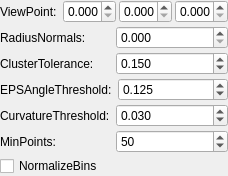
             <widget class="QWidget" name="scrollAreaWidgetContents_3">
              <property name="geometry">
               <rect>
                <x>0</x>
                <y>0</y>
                <width>228</width>
                <height>173</height>
               </rect>
              </property>
              <layout class="QVBoxLayout" name="verticalLayout_11">
               <property name="spacing">
                <number>3</number>
               </property>
               <property name="leftMargin">
                <number>0</number>
               </property>
               <property name="topMargin">
                <number>0</number>
               </property>
               <property name="rightMargin">
                <number>0</number>
               </property>
               <property name="bottomMargin">
                <number>0</number>
               </property>
               <item>
                <layout class="QHBoxLayout" name="horizontalLayout_22">
                 <property name="spacing">
                  <number>3</number>
                 </property>
                 <item>
                  <widget class="QLabel" name="label_21">
                   <property name="text">
                    <string>ViewPoint: </string>
                   </property>
                  </widget>
                 </item>
                 <item>
                  <widget class="QDoubleSpinBox" name="dspin_vpx3">
                   <property name="sizePolicy">
                    <sizepolicy hsizetype="Ignored" vsizetype="Fixed">
                     <horstretch>0</horstretch>
                     <verstretch>0</verstretch>
                    </sizepolicy>
                   </property>
                   <property name="decimals">
                    <number>3</number>
                   </property>
                   <property name="maximum">
                    <double>99999.000000000000000</double>
                   </property>
                  </widget>
                 </item>
                 <item>
                  <widget class="QDoubleSpinBox" name="dspin_vpy3">
                   <property name="sizePolicy">
                    <sizepolicy hsizetype="Ignored" vsizetype="Fixed">
                     <horstretch>0</horstretch>
                     <verstretch>0</verstretch>
                    </sizepolicy>
                   </property>
                   <property name="decimals">
                    <number>3</number>
                   </property>
                   <property name="maximum">
                    <double>99999.000000000000000</double>
                   </property>
                  </widget>
                 </item>
                 <item>
                  <widget class="QDoubleSpinBox" name="dspin_vpz3">
                   <property name="sizePolicy">
                    <sizepolicy hsizetype="Ignored" vsizetype="Fixed">
                     <horstretch>0</horstretch>
                     <verstretch>0</verstretch>
                    </sizepolicy>
                   </property>
                   <property name="decimals">
                    <number>3</number>
                   </property>
                   <property name="maximum">
                    <double>99999.000000000000000</double>
                   </property>
                  </widget>
                 </item>
                </layout>
               </item>
               <item>
                <layout class="QHBoxLayout" name="horizontalLayout_23">
                 <property name="spacing">
                  <number>3</number>
                 </property>
                 <item>
                  <widget class="QLabel" name="label_22">
                   <property name="text">
                    <string>RadiusNormals: </string>
                   </property>
                  </widget>
                 </item>
                 <item>
                  <widget class="QDoubleSpinBox" name="dspin_rn">
                   <property name="decimals">
                    <number>3</number>
                   </property>
                   <property name="maximum">
                    <double>99999.000000000000000</double>
                   </property>
                  </widget>
                 </item>
                </layout>
               </item>
               <item>
                <layout class="QHBoxLayout" name="horizontalLayout_24">
                 <property name="spacing">
                  <number>3</number>
                 </property>
                 <item>
                  <widget class="QLabel" name="label_23">
                   <property name="text">
                    <string>ClusterTolerance: </string>
                   </property>
                  </widget>
                 </item>
                 <item>
                  <widget class="QDoubleSpinBox" name="dspin_d1">
                   <property name="decimals">
                    <number>3</number>
                   </property>
                   <property name="maximum">
                    <double>99999.000000000000000</double>
                   </property>
                   <property name="value">
                    <double>0.150000000000000</double>
                   </property>
                  </widget>
                 </item>
                </layout>
               </item>
               <item>
                <layout class="QHBoxLayout" name="horizontalLayout_25">
                 <property name="spacing">
                  <number>3</number>
                 </property>
                 <item>
                  <widget class="QLabel" name="label_24">
                   <property name="text">
                    <string>EPSAngleThreshold: </string>
                   </property>
                  </widget>
                 </item>
                 <item>
                  <widget class="QDoubleSpinBox" name="dspin_d2">
                   <property name="decimals">
                    <number>3</number>
                   </property>
                   <property name="maximum">
                    <double>99999.000000000000000</double>
                   </property>
                   <property name="value">
                    <double>0.125000000000000</double>
                   </property>
                  </widget>
                 </item>
                </layout>
               </item>
               <item>
                <layout class="QHBoxLayout" name="horizontalLayout_26">
                 <property name="spacing">
                  <number>3</number>
                 </property>
                 <item>
                  <widget class="QLabel" name="label_25">
                   <property name="text">
                    <string>CurvatureThreshold: </string>
                   </property>
                  </widget>
                 </item>
                 <item>
                  <widget class="QDoubleSpinBox" name="dspin_d3">
                   <property name="decimals">
                    <number>3</number>
                   </property>
                   <property name="maximum">
                    <double>99999.000000000000000</double>
                   </property>
                   <property name="value">
                    <double>0.030000000000000</double>
                   </property>
                  </widget>
                 </item>
                </layout>
               </item>
               <item>
                <layout class="QHBoxLayout" name="horizontalLayout_27">
                 <property name="spacing">
                  <number>3</number>
                 </property>
                 <item>
                  <widget class="QLabel" name="label_26">
                   <property name="text">
                    <string>MinPoints: </string>
                   </property>
                  </widget>
                 </item>
                 <item>
                  <widget class="QSpinBox" name="spin_min">
                   <property name="value">
                    <number>50</number>
                   </property>
                  </widget>
                 </item>
                </layout>
               </item>
               <item>
                <widget class="QCheckBox" name="check_normalize">
                 <property name="text">
                  <string>NormalizeBins</string>
                 </property>
                </widget>
               </item>
               <item>
                <spacer name="verticalSpacer_5">
                 <property name="orientation">
                  <enum>Qt::Vertical</enum>
                 </property>
                 <property name="sizeHint" stdset="0">
                  <size>
                   <width>20</width>
                   <height>40</height>
                  </size>
                 </property>
                </spacer>
               </item>
              </layout>
             </widget>
